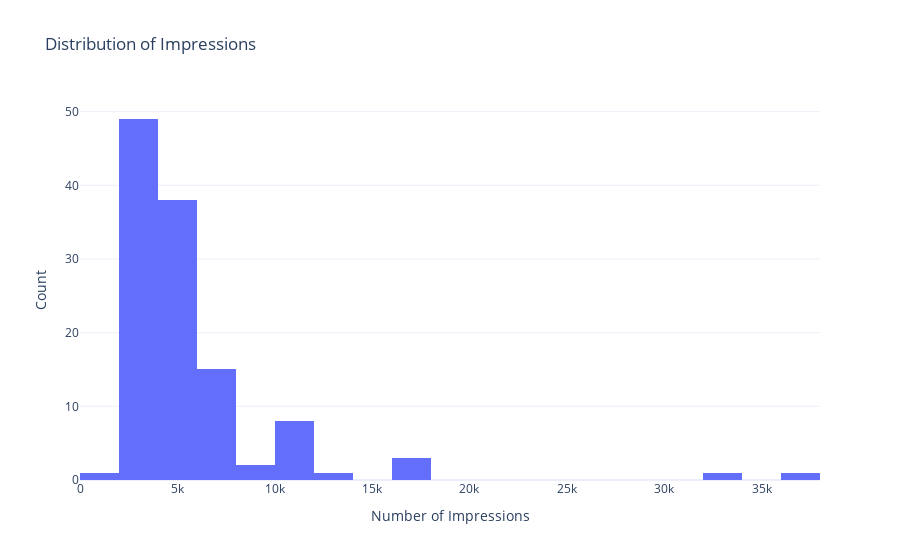

Source (notebook cell):
### Markdown cell above
## **Task 4**
>  the distribution of the Impressions:

### Code cell
fig = go.Figure(go.Histogram(x = df["Impressions"]))
fig.update_layout(
    title = "Distribution of Impressions",
    xaxis_title="Number of Impressions",
    yaxis_title = "Count"
)
fig.show()

### Figure 1 — Plotly figure (JSON) as saved in the notebook; plotly's stock layout.template omitted (floating-point values rounded to 4 significant figures)
{"data": [{"type": "histogram", "x": [3920, 5394, 4021, 4528, 2518, 3884, 2621, 3541, 3749, 4115, 2218, 3234, 4344, 3216, 9453, 5055, 4002, 3169, 6168, 2407, 2064, 3973, 7281, 3052, 4628, 4082, 5394, 2766, 3924, 3015, 6666, 3854, 4355, 4343, 6108, 2523, 2327, 3990, 2191, 1941, 16062, 4998, 4289, 3880, 3786, 4298, 3630, 2826, 7407, 10386, 2998, 7018, 2941, 6432, 10667, 3988, 4978, 3388, 4467, 3246, 5072, 6339, 4239, 3454, 7571, 3333, 3818, 10933, 5058, 3601, 3480, 3525, 3606, 5542, 6559, 3623, 10493, 4446, 2957, 5538, 4681, 5273, 5055, 4002, 3169, 6168, 2407, 3630, 2826, 7407, 10386, 2998, 3052, 4628, 4082, 5394, 2766, 3924, 3015, 5409, 5323, 8001, 4150, 4609, 6348, 11068, 7231, 17396, 6814, 17713, 5563, 4842, 11149, 10206, 13700, 5731, 4139, 32695, 36919]}], "layout": {"title": {"text": "Distribution of Impressions"}, "xaxis": {"title": {"text": "Number of Impressions"}}, "yaxis": {"title": {"text": "Count"}}}}
